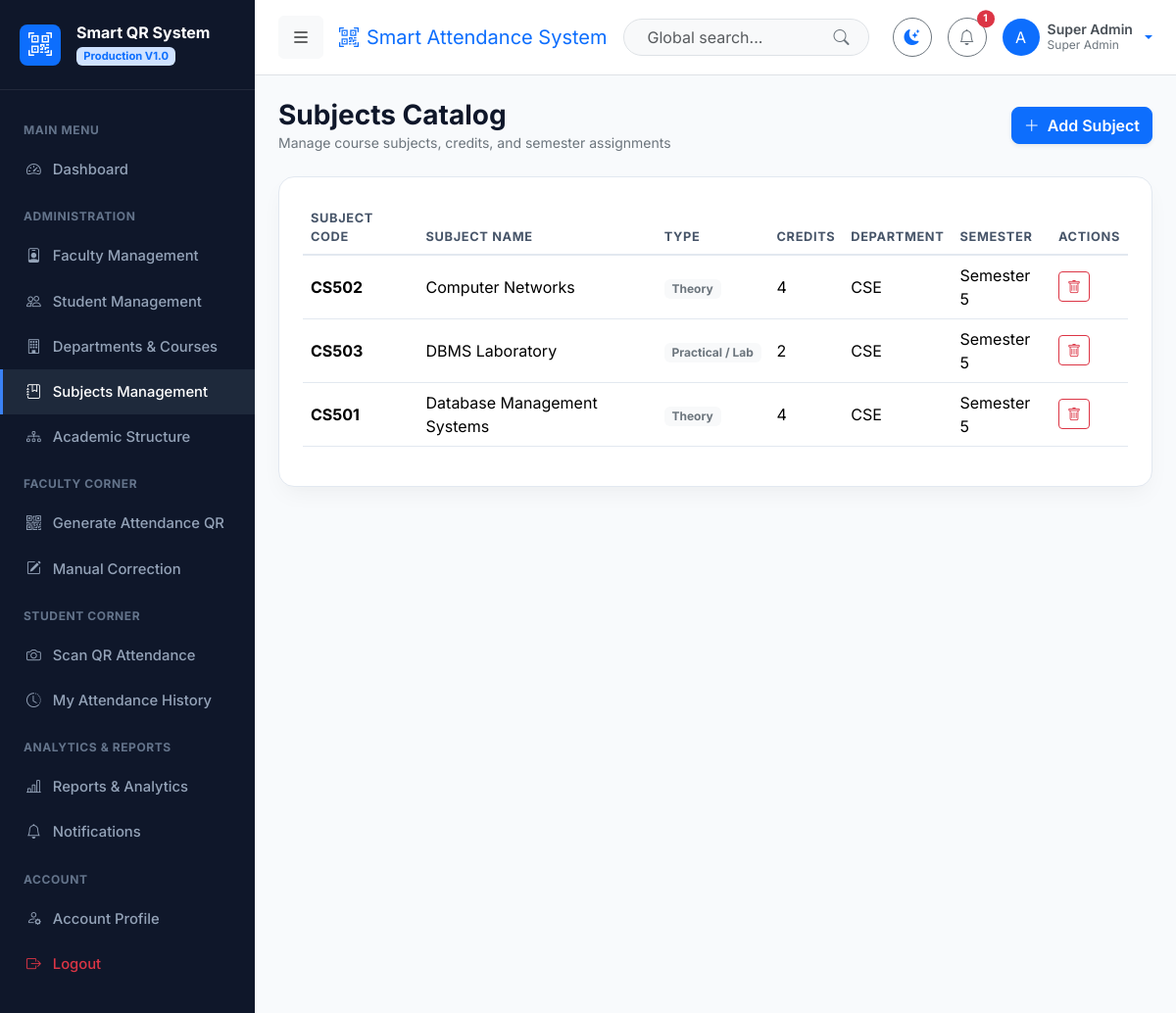
/subjects/subjects/ (signed in), run on the app's committed database.
### apps/accounts/models.py (models this page shows, shortened)
class User(AbstractUser):
    class Role(models.TextChoices):
        ADMIN = 'ADMIN', 'Super Admin'
        FACULTY = 'FACULTY', 'Faculty'
        STUDENT = 'STUDENT', 'Student'
    role = models.CharField(max_length=20, choices=Role.choices, default=Role.STUDENT)
    phone_number = models.CharField(max_length=20, blank=True, null=True)
    profile_picture = models.ImageField(upload_to='profiles/', blank=True, null=True)
    address = models.TextField(blank=True, null=True)
    date_of_birth = models.DateField(blank=True, null=True)
    is_approved = models.BooleanField(default=True)
    def is_admin(self):
        return self.role == self.Role.ADMIN or self.is_superuser
    def is_faculty(self):
        return self.role == self.Role.FACULTY
    def is_student(self):
        return self.role == self.Role.STUDENT
    def get_full_name_or_username(self):
        full_name = f"{self.first_name} {self.last_name}".strip()
        return full_name if full_name else self.username

### apps/subjects/models.py (models this page shows, shortened)
class Subject(models.Model):
    class SubjectType(models.TextChoices):
        THEORY = 'THEORY', 'Theory'
        LAB = 'LAB', 'Practical / Lab'
        PROJECT = 'PROJECT', 'Project'
    code = models.CharField(max_length=20, unique=True)
    name = models.CharField(max_length=150)
    subject_type = models.CharField(max_length=20, choices=SubjectType.choices, default=SubjectType.THEORY)
    credits = models.IntegerField(default=3)
    department = models.ForeignKey(Department, on_delete=models.CASCADE, related_name='subjects')
    course = models.ForeignKey(Course, on_delete=models.CASCADE, related_name='subjects')
    semester = models.ForeignKey(Semester, on_delete=models.CASCADE, related_name='subjects')
    class Meta:
        ordering = ['name']

class Semester(models.Model):
    academic_year = models.ForeignKey(AcademicYear, on_delete=models.CASCADE, related_name='semesters', null=True, blank=True)
    number = models.IntegerField(help_text="1 to 8")
    name = models.CharField(max_length=50, help_text="e.g. Semester 1")
    class Meta:
        ordering = ['number']

### apps/departments/models.py (models this page shows, shortened)
class Department(models.Model):
    code = models.CharField(max_length=20, unique=True)
    name = models.CharField(max_length=150)
    description = models.TextField(blank=True, null=True)
    established_year = models.IntegerField(blank=True, null=True)
    created_at = models.DateTimeField(auto_now_add=True)
    class Meta:
        ordering = ['name']

### apps/subjects/views.py (the view)
    def _wrapped_view(request, *args, **kwargs):
        if not request.user.is_authenticated or not request.user.is_admin():
            messages.error(request, "Access restricted to administrators.")
            return redirect('dashboard:dashboard')
        return view_func(request, *args, **kwargs)

### templates/subjects/subject_list.html (shortened to what this page needs)
{% extends 'base.html' %}
{% block content %}
<div class="d-flex justify-content-between align-items-center mb-4">
    <div>
        <h3 class="fw-bold m-0">Subjects Catalog</h3>
        <p class="text-secondary small m-0">Manage course subjects, credits, and semester assignments</p>
    </div>
    <button class="btn btn-primary rounded-3 fw-semibold shadow-sm" data-bs-toggle="modal" data-bs-target="#addSubjectModal">
        <i class="bi bi-plus-lg me-2"></i>Add Subject
    </button>
</div>
<div class="card card-custom p-4">
    <div class="table-responsive">
        <table class="table table-custom align-middle">
            <thead>
                <tr>
                    <th>Subject Code</th>
                    <th>Subject Name</th>
                    <th>Type</th>
                    <th>Credits</th>
                    <th>Department</th>
                    <th>Semester</th>
                    <th>Actions</th>
                </tr>
            </thead>
            <tbody>
                {% for s in subjects %}
                    <tr>
                        <td><b>{{ s.code }}</b></td>
                        <td>{{ s.name }}</td>
                        <td><span class="badge bg-body-tertiary text-secondary">{{ s.get_subject_type_display }}</span></td>
                        <td>{{ s.credits }}</td>
                        <td>{{ s.department.code }}</td>
                        <td>{{ s.semester.name }}</td>
                        <td>
                            <a href="{% url 'subjects:delete_subject' s.id %}" class="btn btn-sm btn-outline-danger" onclick="return confirm('Delete subject?');">
                                <i class="bi bi-trash"></i>
                            </a>
                        </td>
                    </tr>
                {% empty %}
                    <tr><td colspan="7" class="text-center text-secondary py-4">No subjects registered yet.</td></tr>
                {% endfor %}
            </tbody>
        </table>
    </div>
</div>
{% endblock %}

### templates/base.html (shortened to what this page needs)
<!DOCTYPE html>
<html lang="en" data-bs-theme="light">
<head>
    <link href="https://cdn.jsdelivr.net/npm/bootstrap@5.3.2/dist/css/bootstrap.min.css" rel="stylesheet">
    <link rel="stylesheet" href="https://cdn.jsdelivr.net/npm/bootstrap-icons@1.11.3/font/bootstrap-icons.min.css">
    <link rel="stylesheet" href="/static/css/style.css">
</head>
<body>
    <div id="wrapper">
        {% if user.is_authenticated %}
            {% include 'sidebar.html' %}
        {% endif %}
        <div id="content">
            {% if user.is_authenticated %}
                {% include 'navbar.html' %}
            {% endif %}
            <main class="container-fluid p-4">
                {% block content %}{% endblock %}
            </main>
        </div>
    </div>
</body>
</html>

### templates/sidebar.html
<nav id="sidebar">
    <div class="sidebar-header d-flex align-items-center gap-3">
        <div class="rounded-3 bg-primary text-white p-2 d-flex align-items-center justify-content-center" style="width: 42px; height: 42px;">
            <i class="bi bi-qr-code-scan fs-4"></i>
        </div>
        <div>
            <h6 class="fw-bold m-0 text-white">Smart QR System</h6>
            <span class="badge bg-primary-subtle text-primary extra-small" style="font-size: 0.7rem;">Production V1.0</span>
        </div>
    </div>
    <ul class="sidebar-menu">
        <li class="menu-header">Main Menu</li>
        <li>
            <a href="{% url 'dashboard:dashboard' %}" class="{% if request.resolver_match.app_name == 'dashboard' %}active{% endif %}">
                <i class="bi bi-speedometer2"></i>
                <span>Dashboard</span>
            </a>
        </li>
        {% if user.is_admin %}
            <li class="menu-header">Administration</li>
            <li>
                <a href="{% url 'faculty:faculty_list' %}" class="{% if request.resolver_match.app_name == 'faculty' and request.resolver_match.url_name == 'faculty_list' %}active{% endif %}">
                    <i class="bi bi-person-badge"></i>
                    <span>Faculty Management</span>
                </a>
            </li>
            <li>
                <a href="{% url 'students:student_list' %}" class="{% if request.resolver_match.app_name == 'students' and request.resolver_match.url_name == 'student_list' %}active{% endif %}">
                    <i class="bi bi-people"></i>
                    <span>Student Management</span>
                </a>
            </li>
            <li>
                <a href="{% url 'departments:department_list' %}" class="{% if request.resolver_match.app_name == 'departments' %}active{% endif %}">
                    <i class="bi bi-building"></i>
                    <span>Departments & Courses</span>
                </a>
            </li>
            <li>
                <a href="{% url 'subjects:subject_list' %}" class="{% if request.resolver_match.app_name == 'subjects' and request.resolver_match.url_name == 'subject_list' %}active{% endif %}">
                    <i class="bi bi-journal-bookmark"></i>
                    <span>Subjects Management</span>
                </a>
            </li>
            <li>
                <a href="{% url 'subjects:structure' %}" class="{% if request.resolver_match.url_name == 'structure' %}active{% endif %}">
                    <i class="bi bi-diagram-3"></i>
                    <span>Academic Structure</span>
                </a>
            </li>
        {% endif %}
        {% if user.is_faculty or user.is_admin %}
            <li class="menu-header">Faculty Corner</li>
            <li>
                <a href="{% url 'faculty:generate_qr' %}" class="{% if request.resolver_match.url_name == 'generate_qr' or request.resolver_match.url_name == 'live_session' %}active{% endif %}">
                    <i class="bi bi-qr-code"></i>
                    <span>Generate Attendance QR</span>
                </a>
            </li>
            <li>
                <a href="{% url 'faculty:manual_attendance' %}" class="{% if request.resolver_match.url_name == 'manual_attendance' %}active{% endif %}">
                    <i class="bi bi-pencil-square"></i>
                    <span>Manual Correction</span>
                </a>
            </li>
        {% endif %}
        {% if user.is_student or user.is_admin %}
            <li class="menu-header">Student Corner</li>
            <li>
                <a href="{% url 'students:scan_qr' %}" class="{% if request.resolver_match.url_name == 'scan_qr' %}active{% endif %}">
                    <i class="bi bi-camera"></i>
                    <span>Scan QR Attendance</span>
                </a>
            </li>
            <li>
                <a href="{% url 'students:history' %}" class="{% if request.resolver_match.url_name == 'history' %}active{% endif %}">
                    <i class="bi bi-clock-history"></i>
                    <span>My Attendance History</span>
                </a>
            </li>
        {% endif %}
        <li class="menu-header">Analytics & Reports</li>
        <li>
            <a href="{% url 'reports:index' %}" class="{% if request.resolver_match.app_name == 'reports' %}active{% endif %}">
                <i class="bi bi-bar-chart-line"></i>
                <span>Reports & Analytics</span>
            </a>
        </li>
        <li>
            <a href="{% url 'notifications:notification_list' %}" class="{% if request.resolver_match.app_name == 'notifications' %}active{% endif %}">
                <i class="bi bi-bell"></i>
                <span>Notifications</span>
            </a>
        </li>
        <li class="menu-header">Account</li>
        <li>
            <a href="{% url 'accounts:profile' %}" class="{% if request.resolver_match.url_name == 'profile' %}active{% endif %}">
                <i class="bi bi-person-gear"></i>
                <span>Account Profile</span>
            </a>
        </li>
        <li>
            <a href="{% url 'accounts:logout' %}" class="text-danger">
                <i class="bi bi-box-arrow-right"></i>
                <span>Logout</span>
            </a>
        </li>
    </ul>
</nav>

### templates/navbar.html (shortened to what this page needs)
<nav class="navbar navbar-expand-lg border-bottom px-4 py-3 sticky-top bg-body">
    <div class="container-fluid p-0">
        <button class="btn btn-light me-3 d-flex align-items-center" id="sidebar-toggle" title="Toggle Navigation">
            <i class="bi bi-list fs-5"></i>
        </button>
        <span class="navbar-brand font-bold fs-5 d-none d-md-block text-primary">
            <i class="bi bi-qr-code-scan me-2"></i>Smart Attendance System
        </span>
        <form class="d-none d-md-flex ms-auto me-4 position-relative" style="max-width: 320px;" action="{% url 'reports:index' %}" method="GET">
            <input class="form-control rounded-pill ps-4 pe-5 bg-body-tertiary" type="search" name="query" placeholder="Global search..." aria-label="Search">
            <button class="btn border-0 position-absolute end-0 top-50 translate-middle-y me-2 text-secondary" type="submit">
                <i class="bi bi-search"></i>
            </button>
        </form>
        <div class="d-flex align-items-center gap-3 ms-auto ms-md-0">
            <button class="btn btn-outline-secondary rounded-circle d-flex align-items-center justify-content-center" id="theme-toggle-btn" style="width: 40px; height: 40px;" title="Toggle Dark/Light Mode">
                <i class="bi bi-moon-stars-fill text-primary"></i>
            </button>
            <div class="dropdown">
                <button class="btn btn-outline-secondary rounded-circle position-relative d-flex align-items-center justify-content-center" style="width: 40px; height: 40px;" data-bs-toggle="dropdown" aria-expanded="false">
                    <i class="bi bi-bell"></i>
                    {% if unread_notifications_count > 0 %}
                        <span class="position-absolute top-0 start-100 translate-middle badge rounded-pill bg-danger" style="font-size: 0.65rem;">
                            {{ unread_notifications_count }}
                        </span>
                    {% endif %}
                </button>
            </div>
            <div class="dropdown">
                <a href="#" class="d-flex align-items-center text-decoration-none dropdown-toggle gap-2" data-bs-toggle="dropdown" aria-expanded="false">
                    {% if user.profile_picture %}
                        <img src="{{ user.profile_picture.url }}" alt="User" width="38" height="38" class="rounded-circle object-fit-cover">
                    {% else %}
                        <div class="rounded-circle bg-primary text-white d-flex align-items-center justify-content-center font-bold" style="width: 38px; height: 38px;">
                            {{ user.username|slice:":1"|upper }}
                        </div>
                    {% endif %}
                    <div class="d-none d-lg-block text-start" style="line-height: 1.2;">
                        <div class="fw-semibold text-dark-emphasis small">{{ user.get_full_name_or_username }}</div>
                        <div class="text-secondary extra-small" style="font-size: 0.75rem;">{{ user.get_role_display }}</div>
                    </div>
                </a>
            </div>
        </div>
    </div>
</nav>

### data on the page
User: username "A", get_full_name_or_username "Super Admin", role "Super Admin"
Subject: code "CS502", name "Computer Networks", subject_type "Theory", credits "4", department.code "CSE", semester.name "Semester 5"
Subject: code "CS503", name "DBMS Laboratory", subject_type "Practical / Lab", credits "2", department.code "CSE", semester.name "Semester 5"
Subject: code "CS501", name "Database Management Systems", subject_type "Theory", credits "4", department.code "CSE", semester.name "Semester 5"

### other printed values
{{ unread_notifications_count }} "1"
